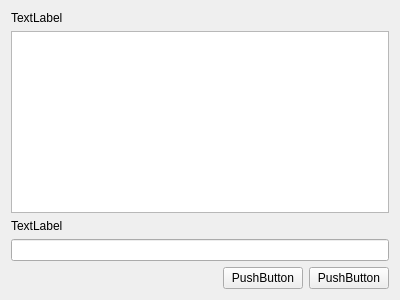
<?xml version="1.0" encoding="UTF-8"?>
<ui version="4.0">
 <class>mainPage</class>
 <widget class="MainPage" name="mainPage">
  <property name="geometry">
   <rect>
    <x>0</x>
    <y>0</y>
    <width>400</width>
    <height>300</height>
   </rect>
  </property>
  <property name="windowTitle">
   <string>Form</string>
  </property>
  <layout class="QVBoxLayout" name="verticalLayout">
   <item>
    <widget class="QLabel" name="label">
     <property name="text">
      <string>TextLabel</string>
     </property>
     <property name="LPCText" stdset="0">
      <cstring>Login as:</cstring>
     </property>
    </widget>
   </item>
   <item>
    <widget class="QListWidget" name="accountList"/>
   </item>
   <item>
    <widget class="QLabel" name="label_2">
     <property name="text">
      <string>TextLabel</string>
     </property>
     <property name="LPCText" stdset="0">
      <cstring>Password:</cstring>
     </property>
    </widget>
   </item>
   <item>
    <widget class="QLineEdit" name="passwordEdit">
     <property name="echoMode">
      <enum>QLineEdit::Password</enum>
     </property>
    </widget>
   </item>
   <item>
    <layout class="QHBoxLayout" name="horizontalLayout">
     <item>
      <spacer name="horizontalSpacer">
       <property name="orientation">
        <enum>Qt::Horizontal</enum>
       </property>
       <property name="sizeHint" stdset="0">
        <size>
         <width>40</width>
         <height>20</height>
        </size>
       </property>
      </spacer>
     </item>
     <item>
      <widget class="QPushButton" name="pushButton_2">
       <property name="text">
        <string>PushButton</string>
       </property>
       <property name="autoDefault">
        <bool>true</bool>
       </property>
       <property name="LPCText" stdset="0">
        <cstring>Cancel</cstring>
       </property>
      </widget>
     </item>
     <item>
      <widget class="QPushButton" name="loginButton">
       <property name="text">
        <string>PushButton</string>
       </property>
       <property name="autoDefault">
        <bool>true</bool>
       </property>
       <property name="LPCText" stdset="0">
        <cstring>Login</cstring>
       </property>
      </widget>
     </item>
    </layout>
   </item>
  </layout>
 </widget>
 <customwidgets>
  <customwidget>
   <class>MainPage</class>
   <extends>QWidget</extends>
   <header>mainpage.h</header>
   <container>1</container>
  </customwidget>
 </customwidgets>
 <resources/>
 <connections>
  <connection>
   <sender>pushButton_2</sender>
   <signal>clicked()</signal>
   <receiver>mainPage</receiver>
   <slot>deactivateUI()</slot>
   <hints>
    <hint type="sourcelabel">
     <x>271</x>
     <y>278</y>
    </hint>
    <hint type="destinationlabel">
     <x>199</x>
     <y>149</y>
    </hint>
   </hints>
  </connection>
  <connection>
   <sender>loginButton</sender>
   <signal>clicked()</signal>
   <receiver>mainPage</receiver>
   <slot>doLogin()</slot>
   <hints>
    <hint type="sourcelabel">
     <x>352</x>
     <y>278</y>
    </hint>
    <hint type="destinationlabel">
     <x>199</x>
     <y>149</y>
    </hint>
   </hints>
  </connection>
  <connection>
   <sender>passwordEdit</sender>
   <signal>returnPressed()</signal>
   <receiver>mainPage</receiver>
   <slot>doLogin()</slot>
   <hints>
    <hint type="sourcelabel">
     <x>199</x>
     <y>249</y>
    </hint>
    <hint type="destinationlabel">
     <x>199</x>
     <y>149</y>
    </hint>
   </hints>
  </connection>
 </connections>
</ui>
